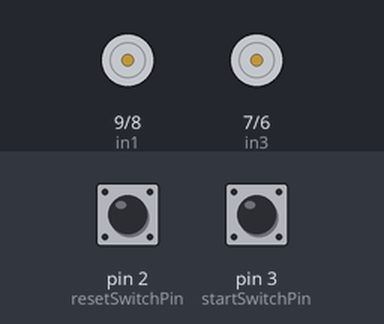
Simulated run of this sketch. Board: Arduino Uno, built with avr-gcc and run on an emulated ATmega328P. Shown: motor-driver pin pairs drawn as motors (green arrow = first pin HIGH = forward, orange = second pin HIGH = backward, longer = more drive, scaled by the enable pin). The test bench sets the inputs (shaded band); at power-on: pin 3 (startSwitchPin) LOW, pin 2 (resetSwitchPin) LOW.

Above: at 1.2 s.
1.3 s: pin 3 (startSwitchPin) pulled HIGH for 0.15 s
At 2.2 s:
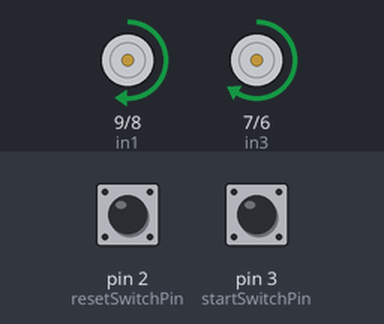
At 3.2 s:
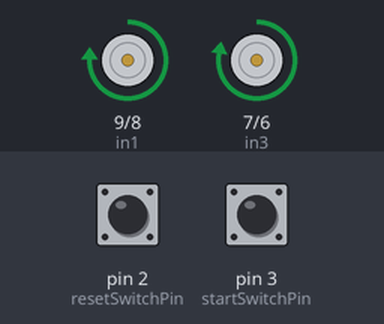
4.4 s: pin 3 (startSwitchPin) pulled HIGH for 3.2 s
Timing chart, 0 to 13.2 s (numbered marks = the images above; inputs shaded):
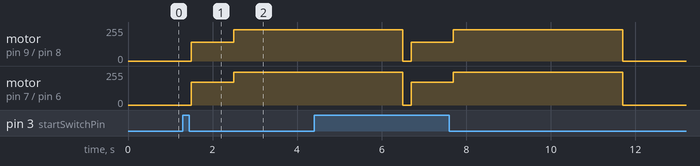

Measured:
- after the input at 1.3 s, motor on pin 9 (in1) / pin 8 (in2): stopped → forward 140/255 after 0.20 s, → forward 235/255 1.0 s later; motor on pin 7 (in3) / pin 6 (in4): stopped → forward 170/255 after 0.20 s, → forward 245/255 1.0 s later

The sketch:

simple_move_test.ino
```cpp
#include <Arduino.h>

// switch
const byte switchPin = 2;

// connect motor controller pins to Arduino digital pins
// switch
const byte resetSwitchPin = 2;
const byte startSwitchPin = 3;
// motor one
const byte enA = 10;
const byte in1 = 9;
const byte in2 = 8;
// motor two
const byte enB = 5;
const byte in3 = 7;
const byte in4 = 6;
// Speed difference between motors
float multiA = 1.0;
float multiB = 1.1;
int minSpeedA;
int minSpeedB;

void setup() {
    // set all the motor control pins to outputs
    pinMode(resetSwitchPin, INPUT);
    pinMode(startSwitchPin, INPUT);
    pinMode(enA, OUTPUT);
    pinMode(enB, OUTPUT);
    pinMode(in1, OUTPUT);
    pinMode(in2, OUTPUT);
    pinMode(in3, OUTPUT);
    pinMode(in4, OUTPUT);

    Serial.begin(9600);

    //Set MaxSpeed based on slowest motor
    minSpeedA = 160;
    minSpeedB = 160;
}

void loop() {
    //errorReporting(); // turn on for debug information

   /* if (!(c%25)) { // output only every 25 MPU/DMP reads
	    Serial.print("Y: "); Serial.print(mympu.ypr[0]);
	    Serial.print(" P: "); Serial.print(mympu.ypr[1]);
	    Serial.print(" R: "); Serial.print(mympu.ypr[2]);
	    Serial.print("\tgy: "); Serial.print(mympu.gyro[0]);
	    Serial.print(" gp: "); Serial.print(mympu.gyro[1]);
	    Serial.print(" gr: "); Serial.println(mympu.gyro[2]);
	    delay(100);

    } */
    int startSensorVal = digitalRead(startSwitchPin);
    int resetSensorVal = digitalRead(resetSwitchPin);

     // Keep in mind the pullup means the pushbutton's
     // logic is inverted. It goes HIGH when it's open,
     // and LOW when it's pressed. Turn on pin 13 when the
     // button's pressed, and off when it's not:
     if (resetSensorVal == HIGH) {
         delay(200); // for debounce
         //gyroZeroVoltage = (analogRead(gyroPin) * gyroVoltage) / 1023;
     }
     if (startSensorVal == HIGH) {
        delay(200); // for debounce
        moveStraightRoutine (5000);
     }

}

void fullStop ()
{
  // now turn off motors
  digitalWrite(in1, LOW);
  digitalWrite(in2, LOW);
  digitalWrite(in3, LOW);
  digitalWrite(in4, LOW);

}
void moveStraightRoutine (long runTime)
{
 int tAcceleration = 1000;
 int tMaxSpeed = runTime - tAcceleration;
 int minSpeedA = 140;
 int minSpeedB = 170;
 int maxSpeedA = 235;
 int maxSpeedB = 245;
 float addSpeedA = (maxSpeedA - minSpeedA)/tAcceleration;
 float addSpeedB = (maxSpeedB - minSpeedB)/tAcceleration;
 int K = 5;
 long startTime = millis();

 //set motor directions
 digitalWrite(in1, HIGH);
 digitalWrite(in2, LOW);
 digitalWrite(in3, HIGH);
 digitalWrite(in4, LOW);

  for (long tI = 0; tI < tAcceleration; tI = millis()-startTime) {
  analogWrite (enA, minSpeedA + (tI * addSpeedA));
  analogWrite (enB, minSpeedB + (tI * addSpeedB));
  }
  while (millis() - startTime < tMaxSpeed) {
  analogWrite (enA, maxSpeedA);
  analogWrite (enB, maxSpeedB);
  }
  for (long tI = 0; millis() - startTime < runTime; tI = millis()-startTime-tAcceleration-tMaxSpeed) {
  analogWrite (enA, maxSpeedA - (tI * addSpeedA));
  analogWrite (enB, maxSpeedB - (tI * addSpeedA));
  }
   fullStop ();
  }
```
